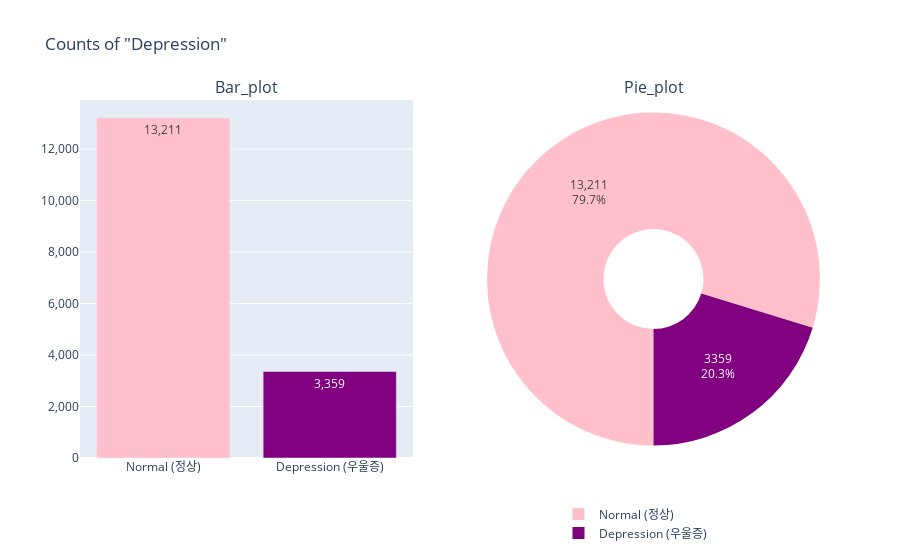

Notebook code cell kept with this figure:
### Code cell
plot_depr = plsp(rows=1, cols=2,
                 subplot_titles=('Bar_plot','Pie_plot'),
                 specs=[[{'type':'xy'}, {'type':'domain'}]])
plot_depr.add_trace(
    go.Bar(x=count_depr.depression,
           y=count_depr.id,
           marker_color=['pink', 'purple'],
           texttemplate="%{y:,}",
           showlegend=False
           ),
    row=1, col=1
)
plot_depr.add_trace(
    go.Pie(values=count_depr.id,
           labels=count_depr.depression,
           hole=0.3,
           showlegend=True,
           marker_colors=['pink', 'purple'],
           hoverinfo="label+value+percent",
           textinfo='value+percent',
           rotation=180
           ),
    row=1, col=2
)
plot_depr.update_layout(title_text='Counts of "Depression"',
                        legend=dict(yanchor='bottom',
                                    y=-0.25,
                                    xanchor='center',
                                    x=0.75))
plot_depr.update_yaxes(tickformat=',')
plot_depr.show()

### Figure 1 — Plotly figure (JSON) as saved in the notebook; plotly's stock layout.template omitted (floating-point values rounded to 4 significant figures)
{"data": [{"marker": {"color": ["pink", "purple"]}, "showlegend": false, "texttemplate": "%{y:,}", "type": "bar", "x": ["Normal (정상)", "Depression (우울증)"], "xaxis": "x", "y": [13211, 3359], "yaxis": "y"}, {"domain": {"x": [0.55, 1], "y": [0, 1]}, "hole": 0.3, "hoverinfo": "label+value+percent", "labels": ["Normal (정상)", "Depression (우울증)"], "marker": {"colors": ["pink", "purple"]}, "rotation": -180, "showlegend": true, "textinfo": "value+percent", "type": "pie", "values": [13211, 3359]}], "layout": {"annotations": [{"font": {"size": 16}, "showarrow": false, "text": "Bar_plot", "x": 0.225, "xanchor": "center", "xref": "paper", "y": 1, "yanchor": "bottom", "yref": "paper"}, {"font": {"size": 16}, "showarrow": false, "text": "Pie_plot", "x": 0.775, "xanchor": "center", "xref": "paper", "y": 1, "yanchor": "bottom", "yref": "paper"}], "legend": {"x": 0.75, "xanchor": "center", "y": -0.25, "yanchor": "bottom"}, "title": {"text": "Counts of \"Depression\""}, "xaxis": {"anchor": "y", "domain": [0, 0.45]}, "yaxis": {"anchor": "x", "domain": [0, 1], "tickformat": ","}}}
